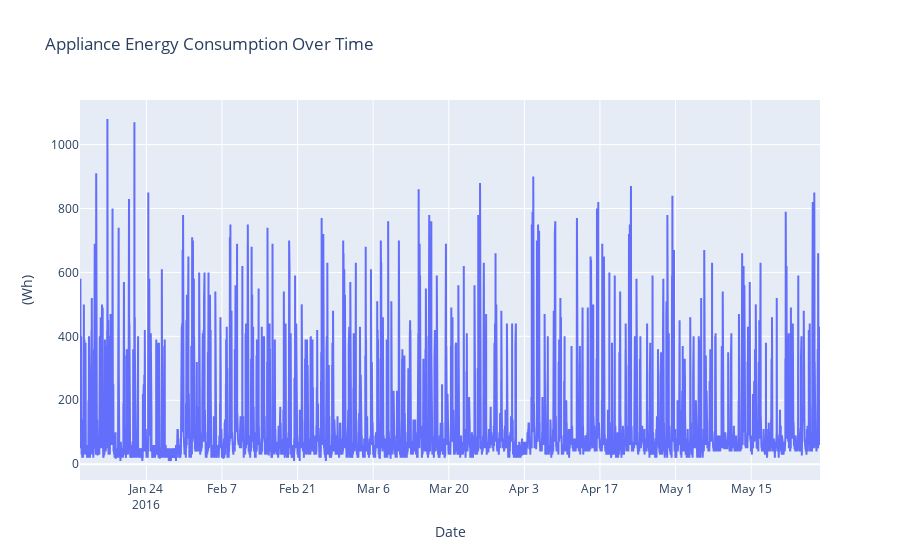

Notebook code cell kept with this figure:
### Code cell
visData = go.Scatter( x= data.date  ,  mode = "lines", y = data.Appliances )
layout = go.Layout(title = 'Appliance Energy Consumption Over Time' , xaxis=dict(title='Date'), yaxis=dict(title='(Wh)'))
fig = go.Figure(data=[visData],layout=layout)

iplot(fig)

### Figure 1 — Plotly figure (JSON) as saved in the notebook; plotly's stock layout.template omitted (floating-point values rounded to 4 significant figures; data arrays with more than 128 entries replaced by an {"elided": "..."} marker saying what was removed)
{"data": [{"mode": "lines", "type": "scatter", "x": {"elided": "19735 str values"}, "y": {"elided": "19735 int values"}}], "layout": {"title": {"text": "Appliance Energy Consumption Over Time"}, "xaxis": {"title": {"text": "Date"}}, "yaxis": {"title": {"text": "(Wh)"}}}}
